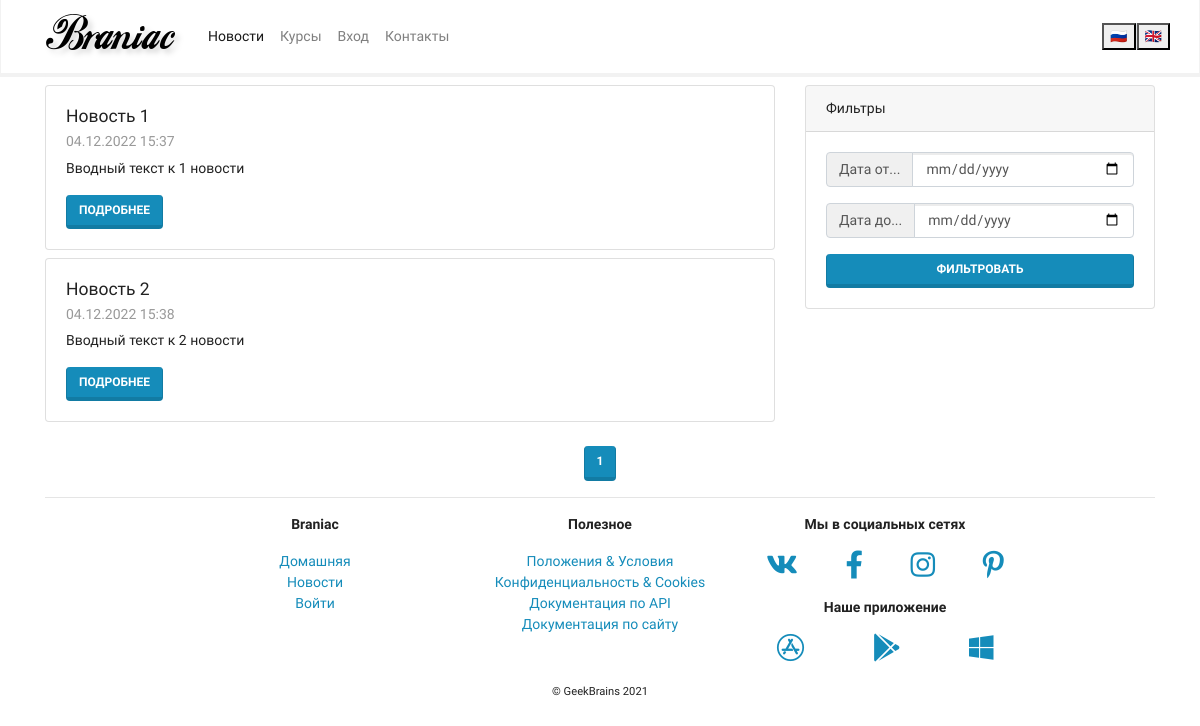
/mainapp/news/, run on an earlier commit of the app's database.
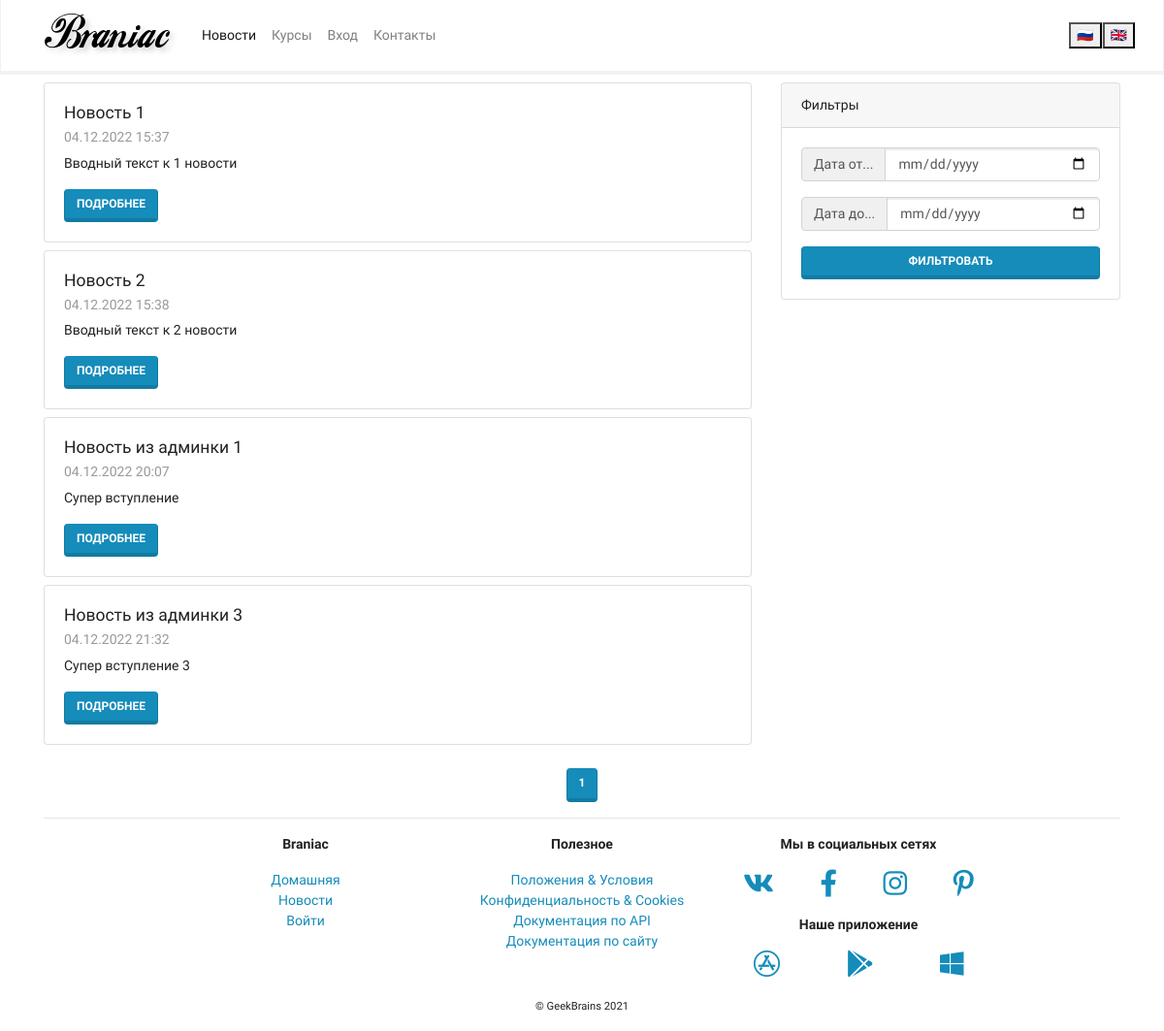
And on a later commit of the database.
### mainapp/models.py (models this page shows, shortened)
class News(models.Model):  #для этого создаём класс, который наследуется от модуля models и в нём класс Model
    title = models.CharField(max_length=256, verbose_name='Заголовок')  # Это типы полей.
    preamble = models.CharField(max_length=1024, verbose_name='Вступление')
    body = models.TextField(verbose_name='Содержимое')  # сюда с помощью редактора передаётся html-разметка
    body_as_markdown = models.BooleanField(default=False, verbose_name='Разметка в формате Markdown')  # Это указатель,
    created_at = models.DateTimeField(auto_now_add=True, verbose_name='Создан')
    update_at = models.DateTimeField(auto_now=True, verbose_name='Обновлён')  # автоматичеки заполняется
    deleted = models.BooleanField(default=False, verbose_name='Удалено')  # это поле сообщает удалена запись или нет.
    class Meta:
        verbose_name = 'новость'
        verbose_name_plural = 'новости'  # plural - множественное число

### mainapp/views.py (the view)
# urls.py: path('news/', views.NewsListView.as_view(), name='news'),
class NewsListView(ListView):
    model = News  # Указываем какую модель используем
    paginate_by = 4  # стандартная настройка отображения количества новостей на странице
    def get_queryset(self):
        return super().get_queryset().filter(deleted=False)

### mainapp/context_processor.py (called while the page is built)
def my_context_processor(request):  # request - поступающий запрос
    return {
        'foo': ' город'  # на нужную страницу добавляем {{ foo }} и там отобразится ' город'
    }

### mainapp/templates/mainapp/news_list.html (shortened to what this page needs)
{% extends 'mainapp/base.html' %}
{% block content %}
  <div class="row">
    <div class="col-lg-8">
      {% for news_item in page_obj %}
        <div class="card my-2">
          <div class="card-body">
            <h5 class="card-title">{{ news_item.title }}</h5>
            <h6 class="card-subtitle mb-2 text-muted">{{ news_item.created_at|date:"d.m.Y H:i" }}</h6>
            <p class="card-text">{{ news_item.preamble }}</p>
            <div class="row">
              <div class="col">
                <a href="{% url 'mainapp:news_detail' news_item.pk %}" class="btn btn-primary">
                  Подробнее
                </a>
              </div>
            </div>
          </div>
        </div>
        {% endfor %}
      </div>
      <div class="col-lg-4">
        <div class="card my-2 sticky-top">
          <div class="card-header">
            Фильтры
          </div>
          <div class="card-body">
            <form action="">
              <div class="input-group mb-3">
                <div class="input-group-prepend">
                  <span class="input-group-text" id="basic-addon1">Дата от...</span>
                </div>
                <input type="date" class="form-control" name="dateFrom">
              </div>
              <div class="input-group mb-3">
                <div class="input-group-prepend">
                  <span class="input-group-text" id="basic-addon1">Дата до...</span>
                </div>
                <input type="date" class="form-control" name="dateTo">
              </div>
              <button type="submit" class="btn btn-primary btn-block">
                Фильтровать
              </button>
            </form>
          </div>
        </div>
      </div>
    </div>
    <div class="row justify-content-center align-items-center mt-3 mb-n3">
        <nav aria-label="Page navigation example">
            <ul class="pagination">
                {% for item in page_obj.paginator.page_range %}
                    <li class="page-item {% if item == page_obj.number %}active{% endif %}">
                        <a class="page-link" href="?page={{ item }}">
                            {{ item }}
                        </a>
                    </li>
                {% endfor %}
            </ul>
        </nav>
    </div>
{% endblock content %}

### mainapp/templates/mainapp/base.html (shortened to what this page needs)
статику нужно подгрузить в шаблон {% load static %}, указав адрес до файла
{% load static %}
<!doctype html>
<html lang="ru">
<head>
    <link rel="stylesheet" href="{% static 'css/bootstrap.min.css' %}">
    <link rel="stylesheet" href="{% static 'css/Chart.min.css' %}">
    <link rel="stylesheet" href="{% static 'css/fontawesome.all.min.css' %}">
</head>
<body>
    <nav class="navbar navbar-expand-lg navbar-light bg-light">
        <div class="container">
            <a class="navbar-brand" href="{% url 'mainapp:index' %}">
                <img src="{% static 'img/logo.png' %}" alt="">
            </a>
            {% include 'mainapp/includes/inc_main_menu.html'%}
        </div>
    </nav>
    <div class="container-md">
    {% block content%}{% endblock%}
    </div>
    {% include 'mainapp/includes/inc_footer.html'%}
</body>
</html>

### mainapp/templates/mainapp/includes/inc_main_menu.html (shortened to what this page needs)
<div class="collapse navbar-collapse" id="navbarSupportedContent">
    <ul class="navbar-nav mr-auto">
        <li class="nav-item {% if request.resolver_match.url_name == 'news' %}active{% endif %}">
            <a class="nav-link" href="{% url 'mainapp:news' %}">Новости</a>
        </li>
        <li class="nav-item {% if request.resolver_match.url_name == 'courses' %}active{% endif %}">
            <a class="nav-link" href="{% url 'mainapp:courses' %}">Курсы</a>
        </li>
            {% if user.is_authenticated %}
        <li class="nav-item dropdown {% if request.resolver_match.url_name == 'edit' %}active{% endif %}">
            <a class="nav-link dropdown-toggle" href="#" id="ddProfile" role="button" data-toggle="dropdown"
               aria-haspopup="true" aria-expanded="false">
                Профиль
            </a>
            <div class="dropdown-menu" aria-labelledby="ddProfile">
                <a class="dropdown-item" href="{% url 'authapp:edit' %}">Редактировать профиль</a>
                <a class="dropdown-item" href="#">Мои курсы</a>
                <div class="dropdown-divider"></div>
                {% if user.is_staff %}
                    <a class="dropdown-item" href="{% url 'admin:index' %}">Модерация</a>
                {% endif %}
                {% if user.is_superuser %}
                    <a class="dropdown-item" href="{% url 'admin:index' %}">Административный раздел</a>
                    <a class="dropdown-item" href="{% url 'mainapp:logs_list' %}">Логирование сервера</a>
                    <a class="dropdown-item" href="{% url 'mainapp:logs_download' %}">Скачать лог</a>
                {% endif %}
                <div class="dropdown-divider"></div>
                <a class="dropdown-item" href="{% url 'authapp:logout' %}">Выход</a>
            </div>
        </li>
        {% else %}
            <li class="nav-item">
                <a class="nav-link" href="{% url 'authapp:login' %}">Вход</a>
            </li>
        {% endif %}
        <li class="nav-item {% if request.resolver_match.url_name == 'contacts' %}active{% endif %}">
            <a class="nav-link" href="{% url 'mainapp:contacts' %}">Контакты</a>
        </li>
    </ul>
    <div class="row">
        <div class="col p-0 border-right">
            <form action="{% url 'set_language' %}" method="post">
                <button class="bnt btn-link" type="submit">
                    🇷🇺
                </button>
            </form>
        </div>
        <div class="col p-0 left">
            <form action="{% url 'set_language' %}" method="post">
                <button class="bnt btn-link" type="submit">
                    🇬🇧
                </button>
            </form>
        </div>
    </div>
</div>

### mainapp/templates/mainapp/includes/inc_footer.html
<div class="container-lg mt-auto">
    <hr>
    <div class="row justify-content-center">
        <div class="col-sm-6 col-md-3 text-center">
            <p>
                <strong>Braniac</strong>
            </p>
            <p>
            <ul class="list-unstyled">
                <li><a href="{% url 'mainapp:index' %}">Домашняя</a></li>
                <li><a href="{% url 'mainapp:news' %}">Новости</a></li>
                <li><a href="{% url 'authapp:login' %}">Войти</a></li>
            </ul>
            </p>
        </div>
        <div class="col-sm-6 col-md-3 text-center">
            <p>
                <strong>Полезное</strong>
            </p>
            <p>
            <ul class="list-unstyled">
                <li><a href="#">Положения &amp; Условия</a></li>
                <li><a href="#">Конфиденциальность &amp; Cookies</a></li>
                <li><a href="#">Документация по API</a></li>
                <li><a href="docsite">Документация по сайту</a></li>
            </ul>
            </p>
        </div>
        <div class="col-sm-6 col-md-3 text-center">
            <p>
                <strong>Мы в социальных сетях</strong>
            </p>
            <p>
            <div class="row justify-content-around">
                <div><a href="#"><i class="fab fa-vk fa-2x"></i></a></div>
                <div><a href="#"><i class="fab fa-facebook-f fa-2x"></i></a></div>
                <div><a href="#"><i class="fab fa-instagram fa-2x"></i></a></div>
                <div><a href="#"><i class="fab fa-pinterest-p fa-2x"></i></a></div>
            </div>
            </p>
            <p>
                <strong>Наше приложение</strong>
            </p>
            <p>
            <div class="row justify-content-around">
                <div><a href="#"><i class="fab fa-app-store fa-2x"></i></a></div>
                <div><a href="#"><i class="fab fa-google-play fa-2x"></i></a></div>
                <div><a href="#"><i class="fab fa-windows fa-2x"></i></a></div>
            </div>
            </p>
        </div>
    </div>
    <div class="row justify-content-center">
        <div>
            <p><small>&copy; GeekBrains 2021</small></p>
        </div>
    </div>
</div>

What changed in the data, as far as the page shows it:
added News: title "Новость из админки 1", created_at "04.12.2022 20:07", preamble "Супер вступление"
added News: title "Новость из админки 3", created_at "04.12.2022 21:32", preamble "Супер вступление 3"
